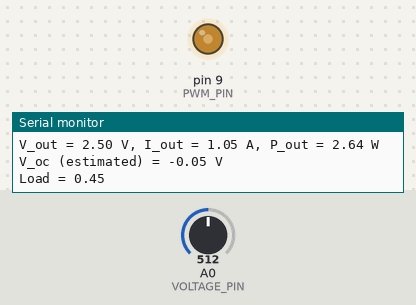
Recording of a sketch running on a simulated Arduino Uno, built with avr-gcc and run on an emulated ATmega328P. On the bench: output pins drawn as LEDs (lit = HIGH), the last lines printed to the serial monitor. Inputs (shaded band) come from the test bench; at power-on: A0 (VOLTAGE_PIN) = 512.

Above: at 1.8 s.
1.9 s: A0 (VOLTAGE_PIN) set to 1023
5.8 s: A0 (VOLTAGE_PIN) set to 900
9.7 s: A0 (VOLTAGE_PIN) set to 122
At 10.8 s:
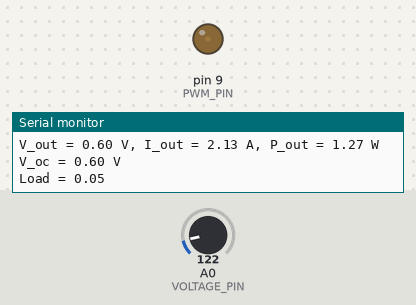
11.8 s: A0 (VOLTAGE_PIN) set to 511
At 12.9 s:
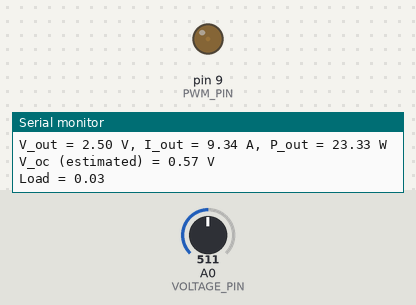
Timing chart, 0 to 15.9 s (numbered marks = the images above; inputs shaded):
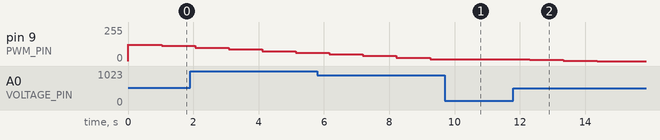

The sketch:

80cent2.ino
```cpp
// Define constants and variables
#define VOLTAGE_PIN A0 // Analog pin for voltage measurement
#define PWM_PIN 9 // PWM pin for load control
#define V_REF 5.0 // Reference voltage for ADC
#define ADC_MAX 1023 // Maximum value for ADC
#define V_OC_MAX 12.0 // Maximum open-circuit voltage
#define V_OC_MIN 0.0 // Minimum open-circuit voltage
#define V_OC_TARGET 0.8 // Target ratio of output voltage to open-circuit voltage
#define V_OC_TOLERANCE 0.05 // Tolerance for output voltage deviation from target
#define V_OC_CALIBRATION_INTERVAL 10000 // Interval for open-circuit voltage calibration in milliseconds
#define LEARNING_RATE 0.01 // Learning rate for gradient descent algorithm

float v_oc = 0.0; // Estimated open-circuit voltage
float v_out = 0.0; // Measured output voltage
float i_out = 0.0; // Estimated output current
float p_out = 0.0; // Estimated output power
float load = 0.0; // Load value for PWM pin
float error = 0.0; // Error value for gradient descent algorithm
unsigned long last_calibration = 0; // Last time of open-circuit voltage calibration

// Initialize the Arduino
void setup() {
  // Set the PWM pin as output
  pinMode(PWM_PIN, OUTPUT);
  // Set the initial load value
  load = 0.5;
  // Write the load value to the PWM pin
  analogWrite(PWM_PIN, load * 255);
  // Initialize the serial monitor
  Serial.begin(9600);
}

// Main loop
void loop() {
  // Read the voltage from the analog pin
  v_out = analogRead(VOLTAGE_PIN) * V_REF / ADC_MAX;
  // Estimate the output current using Ohm's law
  i_out = v_out / (load * V_REF);
  // Estimate the output power using P = VI
  p_out = v_out * i_out;
  // Print the output voltage, current and power
  Serial.print("V_out = ");
  Serial.print(v_out);
  Serial.print(" V, I_out = ");
  Serial.print(i_out);
  Serial.print(" A, P_out = ");
  Serial.print(p_out);
  Serial.println(" W");
  // Check if it is time to calibrate the open-circuit voltage
  if (millis() - last_calibration > V_OC_CALIBRATION_INTERVAL) {
    // Remove the load
    analogWrite(PWM_PIN, 0);
    // Read the open-circuit voltage
    v_oc = analogRead(VOLTAGE_PIN) * V_REF / ADC_MAX;
    // Print the open-circuit voltage
    Serial.print("V_oc = ");
    Serial.print(v_oc);
    Serial.println(" V");
    // Update the last calibration time
    last_calibration = millis();
  } else {
    // Estimate the open-circuit voltage using gradient descent algorithm
    v_oc = v_oc - LEARNING_RATE * (v_out - V_OC_TARGET * v_oc);
    // Print the estimated open-circuit voltage
    Serial.print("V_oc (estimated) = ");
    Serial.print(v_oc);
    Serial.println(" V");
  }
  // Calculate the error between the output voltage and the target voltage
  error = v_out - V_OC_TARGET * v_oc;
  // Adjust the load value using gradient descent algorithm
  load = load - LEARNING_RATE * error;
  // Constrain the load value between 0 and 1
  load = constrain(load, 0, 1);
  // Write the load value to the PWM pin
  analogWrite(PWM_PIN, load * 255);
  // Print the load value
  Serial.print("Load = ");
  Serial.println(load);
  // Add a delay
  delay(1000);
}
```

Measured:
- after the input at 9.7 s, pin 9 (PWM_PIN): 14/255 → 13/255 after 0.56 s
- after the input at 11.8 s, pin 9 (PWM_PIN): 13/255 → 8/255 after 0.51 s, → 3/255 1.0 s later, → 0/255 1.0 s later
